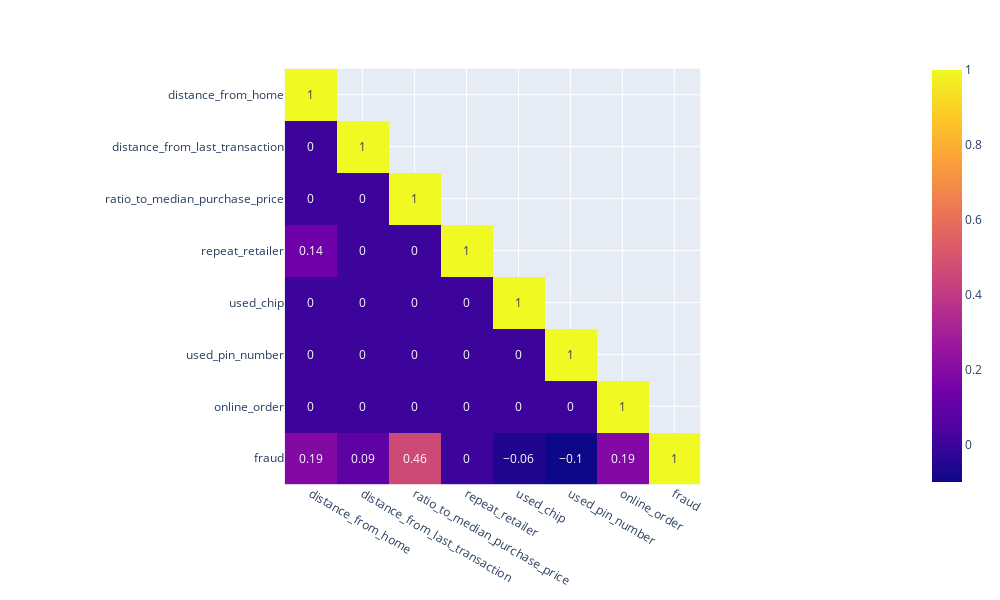

Write notebook code for a chart like this one.
### Markdown cell above
## Correlações

### Code cell
import plotly.express as px

corr = dados.corr().round(2)
mascara = np.tril(np.ones(corr.shape).astype(bool))
corr = corr.where(mascara)
fig = px.imshow(corr, text_auto=True)
fig.update_layout(width=1000, height=600)

### Figure 1 — Plotly figure (JSON) as saved in the notebook; plotly's stock layout.template omitted (floating-point values rounded to 4 significant figures)
{"data": [{"coloraxis": "coloraxis", "hovertemplate": "x: %{x}<br>y: %{y}<br>color: %{z}<extra></extra>", "name": "0", "texttemplate": "%{z}", "type": "heatmap", "x": ["distance_from_home", "distance_from_last_transaction", "ratio_to_median_purchase_price", "repeat_retailer", "used_chip", "used_pin_number", "online_order", "fraud"], "xaxis": "x", "y": ["distance_from_home", "distance_from_last_transaction", "ratio_to_median_purchase_price", "repeat_retailer", "used_chip", "used_pin_number", "online_order", "fraud"], "yaxis": "y", "z": [[1, null, null, null, null, null, null, null], [0, 1, null, null, null, null, null, null], [0, 0, 1, null, null, null, null, null], [0.14, 0, 0, 1, null, null, null, null], [0, 0, 0, 0, 1, null, null, null], [0, 0, 0, 0, 0, 1, null, null], [0, 0, 0, 0, 0, 0, 1, null], [0.19, 0.09, 0.46, 0, -0.06, -0.1, 0.19, 1]]}], "layout": {"coloraxis": {"colorscale": [[0, "#0d0887"], [0.1111, "#46039f"], [0.2222, "#7201a8"], [0.3333, "#9c179e"], [0.4444, "#bd3786"], [0.5556, "#d8576b"], [0.6667, "#ed7953"], [0.7778, "#fb9f3a"], [0.8889, "#fdca26"], [1, "#f0f921"]]}, "height": 600, "margin": {"t": 60}, "width": 1000, "xaxis": {"anchor": "y", "autorange": true, "constrain": "domain", "domain": [0.2482, 0.7518], "range": [-0.5, 7.5], "scaleanchor": "y", "type": "category"}, "yaxis": {"anchor": "x", "autorange": true, "constrain": "domain", "domain": [0.003597, 0.9964], "range": [7.5, -0.5], "type": "category"}}}
